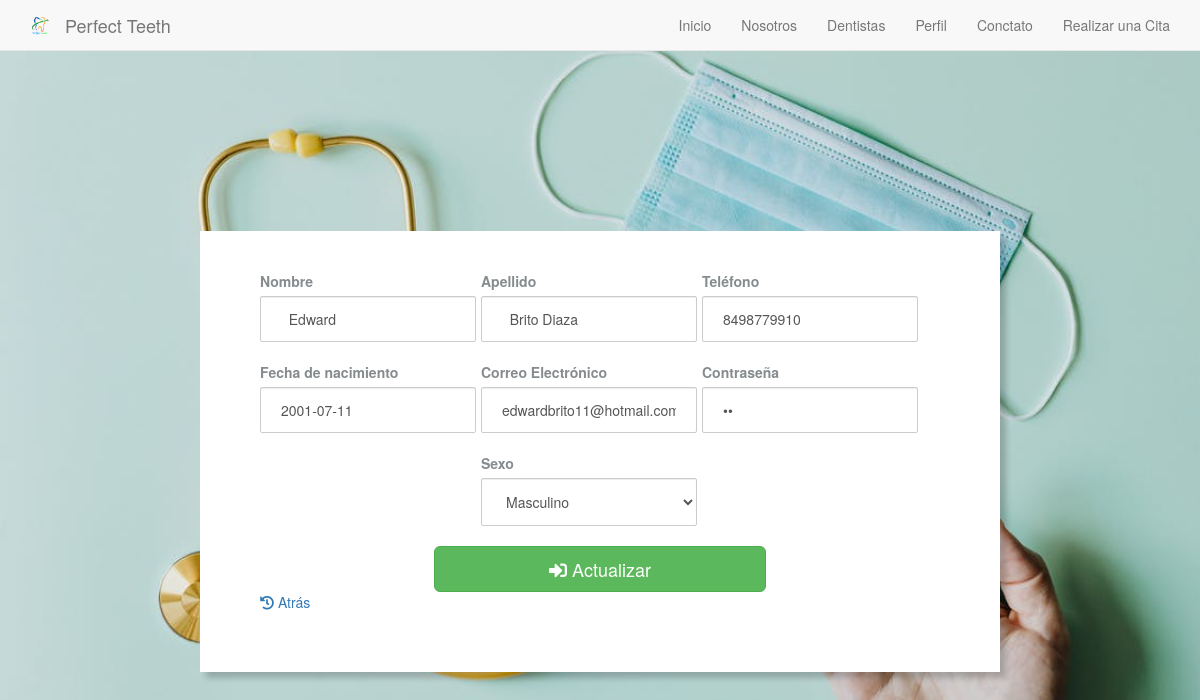
/editar_paciente.php (signed in), run on the app's committed database.
### tables this page shows
CREATE TABLE `pacientes` (
  `id_paciente` int(11) NOT NULL AUTO_INCREMENT,
  `nombre` varchar(255) NOT NULL,
  `apellido` varchar(255) NOT NULL,
  `cedula` varchar(20) NOT NULL,
  `telefono` varchar(50) NOT NULL,
  `sexo` varchar(60) NOT NULL,
  `fecha_nacimiento` date NOT NULL,
  `correo_electronico` varchar(255) NOT NULL,
  `clave` varchar(255) NOT NULL,
  PRIMARY KEY (`id_paciente`)
);

### php/consultas.php (called while the page is built, shortened)
<?php
function consultarPaciente($link, $id)
{
    $query = "SELECT * FROM `pacientes` WHERE `id_paciente` = '$id'";
    $resultado = mysqli_query($link, $query);
    if (mysqli_num_rows($resultado) == 1) {
        $row = mysqli_fetch_assoc($resultado);
        return $row;
    } else {
        $_SESSION['MensajeTexto'] = "Error validando datos del paciente";
        $_SESSION['MensajeTipo'] = "p-3 mb-2 bg-danger text-white";
        header("Location: /sistema_de_cita_odontologica-main/index.php");
        exit();
    }
}
?>

### editar_paciente.php (the view, shortened to what this page needs)
<?php
include_once('./php/conexionDB.php');
include_once('./php/consultas.php');
if (isset($_SESSION['id_paciente'])) {
    $vUsuario = $_SESSION['id_paciente'];
    $row = consultarPaciente($link, $vUsuario);
} else {
    $_SESSION['MensajeTexto'] = "Error acceso al sistema  no registrado.";
    $_SESSION['MensajeTipo'] = "p-3 mb-2 bg-danger text-white";
    header("Location: ./index.php");
}
?>
<!doctype html>
<html lang="en">
<head>
    <link rel="stylesheet" href="http://maxcdn.bootstrapcdn.com/bootstrap/3.3.7/css/bootstrap.min.css">
    <link rel="stylesheet" type="text/css" href="./src/css/editar_form.css">
    <link rel="stylesheet" href="src/css/lib/fontawesome/css/all.css">
</head>
<body id="top" data-spy="scroll" data-target=".navbar-collapse" data-offset="50">
    <section class="navbar navbar-default navbar-static-top" role="navigation">
        <div class="container">
            <div class="navbar-header">
                <a href=" ./principal.php" class="navbar-brand"><img src="src/img/logo.png" width="20px" height="20px" alt="Logo"></a>
                <a href=" ./principal.php" class="navbar-brand">Perfect Teeth </a>
            </div>
            <div class="collapse navbar-collapse">
                <ul class="nav navbar-nav navbar-right">
                    <li><a href="./principal.php#top" class="smoothScroll">Inicio</a></li>
                    <li><a href="./principal.php#about" class="smoothScroll">Nosotros</a></li>
                    <li><a href="./principal.php#team" class="smoothScroll">Dentistas</a></li>
                    <li><a href="./principal.php#perfil" class="smoothScroll">Perfil</a></li>
                    <li><a href="./principal.php#google-map" class="smoothScroll">Conctato</a></li>
                    <li class="appointment-btn"><a href="./principal.php#appointment">Realizar una Cita</a></li>
                </ul>
            </div>
        </div>
    </section>
    <div class="container">
        <div class="container" id="advanced-search-form">
            <form action="./crud/actualizar_paciente.php?accion=UDT" method="POST" enctype="multipart/form-data" autocomplete="off" class="form-horizontal">
                <div class="form-group">
                    <label for="first-name">Nombre</label>
                    <input type="text" class="form-control" value="  <?php echo $row['nombre'] ?>" name="name" placeholder="Nombre" id="first-name">
                </div>
                <div class="form-group">
                    <label for="last-name">Apellido</label>
                    <input type="text" class="form-control" value="  <?php echo $row['apellido'] ?>" name="apellido" placeholder="Apellido" id="last-name">
                </div>
                <div class="form-group">
                    <label for="number">Teléfono</label>
                    <input type="text" class="form-control" value="<?php echo $row['telefono'] ?>" name="cell" placeholder="Teléfono" id="number">
                </div>
                <div class="form-group">
                    <label for="age">Fecha de nacimiento</label>
                    <input type="text" class="form-control" value="<?php echo $row['fecha_nacimiento'] ?>" name="nacimiento" placeholder="nacimiento" id="age">
                </div>
                <div class="form-group">
                    <label for="email">Correo Electrónico</label>
                    <input type="email" class="form-control" value="<?php echo $row['correo_electronico'] ?>" name="correo" placeholder="Correo Eletronico" id="email">
                </div>
                <div class="form-group">
                    <label for="category">Contraseña</label>
                    <input type="password" class="form-control" value="<?php echo $row['clave'] ?>" placeholder="Contraseña" name="clave" id="category">
                </div>
                <div class="form-group">
                    <label for="sexo" class="font-weight-bold">Sexo</label>
                    <select class="form-control" name="sexo" required>
                        <option>Masculino</option>
                    </select>
                </div>
                <br>
                <button class="btn btn-success btn-lg btn-responsive" name="actualizar" id="search">
                    <i class="fas fa-sign-in-alt"></i> Actualizar
                </button>
                <div class="form-group">
                    <a href="principal.php"> <i class="fas fa-history"></i> Atrás </a>
                </div>
            </form>
        </div>
    </div>
</body>
</html>

### src/css/editar_form.css (style rules this page uses)
html { background: url("../img/fondo.jpg") no-repeat; background-size: cover; min-height: 100%; }
body { background:none; }
#advanced-search-form { background-color: #fff; max-width: 800px; margin: 160px auto 0; padding: 40px; color: #858b8e; box-shadow: 6px 6px 6px rgba(0,0,0,0.2); }
#advanced-search-form .form-group { margin-bottom: 20px; margin-left:20px; width: 30%; float:left; text-align: left; }
#advanced-search-form .form-control { padding: 12px 20px; height: auto; border-radius: 2px; }
#advanced-search-form .btn { width: 46%; margin: 20px auto 0; display: block; outline: none; }

### data on the page
pacientes: name "Edward", apellido "Brito Diaza", cell "8498779910", nacimiento "2001-07-11", correo "edwardbrito11@hotmail.com"
